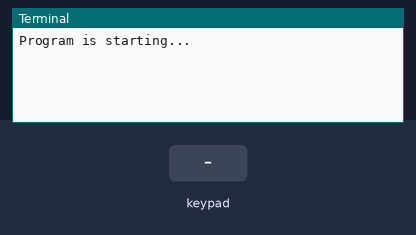
This program was run on a simulated Raspberry Pi (header pin numbers). Shown: the last lines printed to the terminal. Inputs (shaded band) come from the test bench. The clock reads 2024-03-15 10:24:30 at power-on unless the program sets it.

Above: at 1.2 s.
1.3 s: key '1' pressed
At 2.5 s:
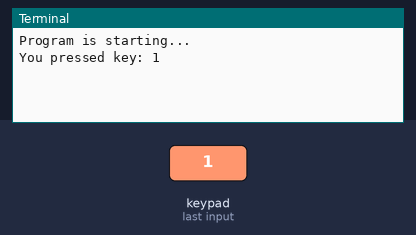
2.8 s: keypad keys 1 2 # pressed 0.4 s apart
At 4.1 s:
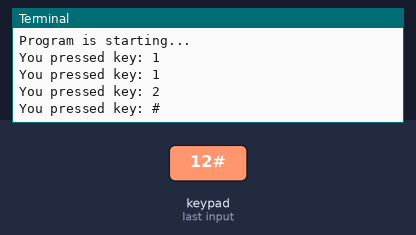
5.5 s: key 'A' pressed
At 6.7 s:
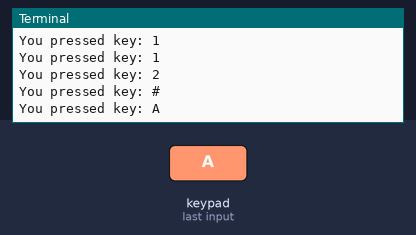
7.0 s: keypad keys 1 2 * pressed 0.4 s apart
At 8.5 s:
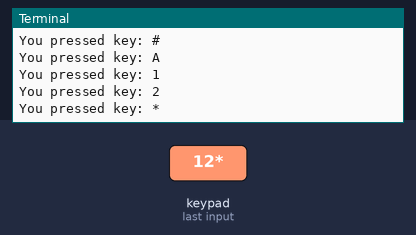
9.7 s: key 'B' pressed
At 10.1 s:
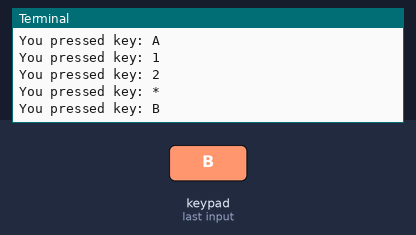
11.2 s: keypad keys 1 2 D pressed 0.4 s apart
At 12.9 s:
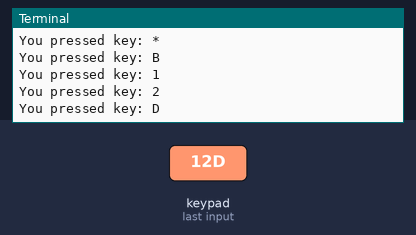

The program:

MatrixKeyPad.py
```python
import RPi.GPIO as GPIO
import Keypad


ROWS = 4
COLS = 4
keys = ['1', '2', '3', 'A',
        '4', '5', '6', 'B',
        '7', '8', '9', 'C',
        '*', '0', '#', 'D'
        ]


rowsPins = [12, 16, 18, 22]
colsPins = [19, 15, 13, 11]


def loop():
    keypad = Keypad.Keypad(keys, rowsPins, colsPins, ROWS, COLS)
    keypad.setDebounceTime(50)

    while(True):
        key = keypad.getKey()
        if(key != keypad.NULL):
            print("You pressed key: %c " % (key))


if __name__ == '__main__':
    print('Program is starting...')

    try:
        loop()
    except KeyboardInterrupt:  # terminate app on ctrl-c
        pass
        GPIO.cleanup()
```

Keypad.py
```python
import RPi.GPIO as GPIO
import time


class Key(object):
    NO_KEY = '\0'
    IDLE = 0
    PRESSED = 1
    HOLD = 2
    RELEASED = 3
    OPEN = 0
    CLOSED = 1

    def __init__(self):
        self.kchar = self.NO_KEY
        self.kstate = self.IDLE
        self.kcode = -1
        self.stateChanged = False


class Keypad(object):
    NULL = '\0'
    LIST_MAX = 10
    MAPSIZE = 10
    bitMap = [0]*MAPSIZE
    key = [Key()]*LIST_MAX
    holdTime = 500
    holdTimer = 0
    startTime = 0

    def __init__(self, usrKeyMap, row_Pins, col_Pins, num_Rows, num_Cols):
        GPIO.setmode(GPIO.BOARD)
        self.rowPins = row_Pins
        self.colPins = col_Pins
        self.numRows = num_Rows
        self.numCols = num_Cols

        self.keymap = usrKeyMap
        self.setDebounceTime(10)

    def getKey(self):
        single_key = True
        if(self.getKeys() and self.key[0].stateChanged and (self.key[0].kstate == self.key[0].PRESSED)):
            return self.key[0].kchar
        single_key = False
        return self.key[0].NO_KEY

    def getKeys(self):
        keyActivity = False
        if((time.time() - self.startTime) > self.debounceTime*0.001):
            self.scanKeys()
            keyActivity = self.updateList()
            self.startTime = time.time()
        return keyActivity

    def scanKeys(self):
        for pin_r in self.rowPins:
            GPIO.setup(pin_r, GPIO.IN, pull_up_down=GPIO.PUD_UP)

        for pin_c in self.colPins:
            GPIO.setup(pin_c, GPIO.OUT)
            GPIO.output(pin_c, GPIO.LOW)
            for r in self.rowPins:
                self.bitMap[self.rowPins.index(r)] = self.bitWrite(
                    self.bitMap[self.rowPins.index(r)], self.colPins.index(pin_c), not GPIO.input(r))
            GPIO.output(pin_c, GPIO.HIGH)
            GPIO.setup(pin_c, GPIO.IN)

    def updateList(self):
        anyActivity = False
        kk = Key()

        for item in range(self.LIST_MAX):
            if(self.key[item].kstate == kk.IDLE):
                self.key[item].kchar = kk.NO_KEY
                self.key[item].kcode = -1
                self.key[item].statechanged = False

        for r in range(self.numRows):
            for c in range(self.numCols):
                button = self.bitRead(self.bitMap[r], c)
                keyChar = self.keymap[r*self.numCols + c]
                keyCode = r * self.numCols + c
                idx = self.findInList(keyCode)

                if(idx > -1):
                    self.nextKeyState(idx, button)

                if((idx == -1) and button):
                    for i in range(self.LIST_MAX):
                        if(self.key[i].kchar == kk.NO_KEY):
                            self.key[i].kchar = keyChar
                            self.key[i].kcode = keyCode
                            self.key[i].kstate = kk.IDLE
                            self.nextKeyState(i, button)
                            break

        for i in range(self.LIST_MAX):
            if(self.key[i].stateChanged):
                anyActivity = True
        return anyActivity

    def nextKeyState(self, idx, button):
        self.key[idx].stateChanged = False
        kk = Key()
        if(self.key[idx].kstate == kk.IDLE):
            if (button == kk.CLOSED):
                self.transitionTo(idx, kk.PRESSED)
                self.holdTimer = time.time()
        elif (self.key[idx].kstate == kk.PRESSED):
            if((time.time() - self.holdTimer) > self.holdTime*0.001):
                self.transitionTo(idx, kk.HOLD)
            elif (button == kk.OPEN):
                self.transitionTo(idx, kk.RELEASED)
        elif (self.key[idx].kstate == kk.HOLD):
            if (button == kk.OPEN):
                self.transitionTo(idx, kk.RELEASED)
        elif (self.key[idx].kstate == kk.RELEASED):
            self.transitionTo(idx, kk.IDLE)

    def transitionTo(self, idx, nextState):
        self.key[idx].kstate = nextState
        self.key[idx].stateChanged = True

    def findInList(self, keyCode):
        for item in range(self.LIST_MAX):
            if(self.key[item].kcode == keyCode):
                return item
        return -1

    def setDebounceTime(self, ms):
        self.debounceTime = ms

    def setHoldTime(self, ms):
        self.holdTime = ms

    def isPressed(keyChar):
        for i in range(self.LIST_MAX):
            if(self.key[i].kchar == keyChar):
                if(self.key[i].kstate == self.self.key[i].PRESSED and self.key[i].stateChanged):
                    return True
        return False

    def waitForKey():
        kk = key()
        waitKey = kk.NO_KEY
        while(waitKey == kk.NO_KEY):
            waitKey = getKey()
        return waitKey

    def getState():
        return self.key[0].kstate

    def keyStateChanged():
        return self.key[0].stateChanged

    def bitWrite(self, x, n, b):
        if(b):
            x |= (1 << n)
        else:
            x &= (~(1 << n))
        return x

    def bitRead(self, x, n):
        if((x >> n) & 1 == 1):
            return True
        else:
            return False
```

Measured:
- after the input at 1.3 s, the terminal: prints a new line after 0.07 s (image 1)
- after the input at 2.8 s, the terminal: prints a new line after 0.40 s (image 2)
- after the input at 5.5 s, the terminal: prints a new line at once (image 3)
- after the input at 7.0 s, the terminal: prints a new line at once (image 4)
- after the input at 9.7 s, the terminal: prints a new line at once (image 5)
- after the input at 11.2 s, the terminal: prints a new line at once (image 6)
